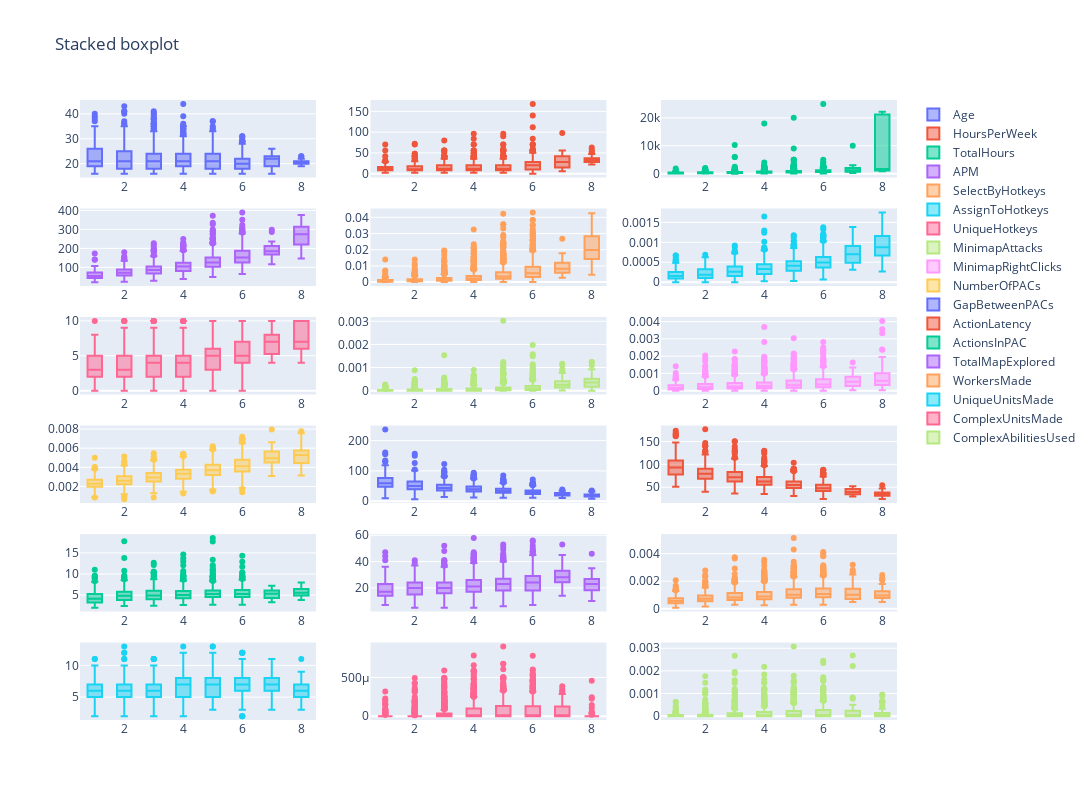

Source (notebook cell):
### Code cell
fig = make_subplots(rows = 6, cols = 3)
for idx, feature in enumerate(visualize_features):
    row = idx // 3 + 1
    col = idx % 3 + 1
    fig.append_trace(go.Box(x=processed_df[target_var], y=processed_df[feature], name=feature), row=row, col=col)

fig.update_layout({'height': 800, 'width': 1200, 'title': 'Stacked boxplot'})
fig.show()

### Figure 1 — Plotly figure (JSON) as saved in the notebook; plotly's stock layout.template omitted (floating-point values rounded to 4 significant figures; data arrays with more than 128 entries replaced by an {"elided": "..."} marker saying what was removed)
{"data": [{"name": "Age", "type": "box", "x": {"elided": "3394 int values"}, "xaxis": "x", "y": {"elided": "3394 int values"}, "yaxis": "y"}, {"name": "HoursPerWeek", "type": "box", "x": {"elided": "3394 int values"}, "xaxis": "x2", "y": {"elided": "3394 int values"}, "yaxis": "y2"}, {"name": "TotalHours", "type": "box", "x": {"elided": "3394 int values"}, "xaxis": "x3", "y": {"elided": "3394 int values"}, "yaxis": "y3"}, {"name": "APM", "type": "box", "x": {"elided": "3394 int values"}, "xaxis": "x4", "y": {"elided": "3394 float values"}, "yaxis": "y4"}, {"name": "SelectByHotkeys", "type": "box", "x": {"elided": "3394 int values"}, "xaxis": "x5", "y": {"elided": "3394 float values"}, "yaxis": "y5"}, {"name": "AssignToHotkeys", "type": "box", "x": {"elided": "3394 int values"}, "xaxis": "x6", "y": {"elided": "3394 float values"}, "yaxis": "y6"}, {"name": "UniqueHotkeys", "type": "box", "x": {"elided": "3394 int values"}, "xaxis": "x7", "y": {"elided": "3394 int values"}, "yaxis": "y7"}, {"name": "MinimapAttacks", "type": "box", "x": {"elided": "3394 int values"}, "xaxis": "x8", "y": {"elided": "3394 float values"}, "yaxis": "y8"}, {"name": "MinimapRightClicks", "type": "box", "x": {"elided": "3394 int values"}, "xaxis": "x9", "y": {"elided": "3394 float values"}, "yaxis": "y9"}, {"name": "NumberOfPACs", "type": "box", "x": {"elided": "3394 int values"}, "xaxis": "x10", "y": {"elided": "3394 float values"}, "yaxis": "y10"}, {"name": "GapBetweenPACs", "type": "box", "x": {"elided": "3394 int values"}, "xaxis": "x11", "y": {"elided": "3394 float values"}, "yaxis": "y11"}, {"name": "ActionLatency", "type": "box", "x": {"elided": "3394 int values"}, "xaxis": "x12", "y": {"elided": "3394 float values"}, "yaxis": "y12"}, {"name": "ActionsInPAC", "type": "box", "x": {"elided": "3394 int values"}, "xaxis": "x13", "y": {"elided": "3394 float values"}, "yaxis": "y13"}, {"name": "TotalMapExplored", "type": "box", "x": {"elided": "3394 int values"}, "xaxis": "x14", "y": {"elided": "3394 int values"}, "yaxis": "y14"}, {"name": "WorkersMade", "type": "box", "x": {"elided": "3394 int values"}, "xaxis": "x15", "y": {"elided": "3394 float values"}, "yaxis": "y15"}, {"name": "UniqueUnitsMade", "type": "box", "x": {"elided": "3394 int values"}, "xaxis": "x16", "y": {"elided": "3394 int values"}, "yaxis": "y16"}, {"name": "ComplexUnitsMade", "type": "box", "x": {"elided": "3394 int values"}, "xaxis": "x17", "y": {"elided": "3394 float values"}, "yaxis": "y17"}, {"name": "ComplexAbilitiesUsed", "type": "box", "x": {"elided": "3394 int values"}, "xaxis": "x18", "y": {"elided": "3394 float values"}, "yaxis": "y18"}], "layout": {"height": 800, "title": {"text": "Stacked boxplot"}, "width": 1200, "xaxis": {"anchor": "y", "domain": [0, 0.2889]}, "xaxis10": {"anchor": "y10", "domain": [0, 0.2889]}, "xaxis11": {"anchor": "y11", "domain": [0.3556, 0.6444]}, "xaxis12": {"anchor": "y12", "domain": [0.7111, 1]}, "xaxis13": {"anchor": "y13", "domain": [0, 0.2889]}, "xaxis14": {"anchor": "y14", "domain": [0.3556, 0.6444]}, "xaxis15": {"anchor": "y15", "domain": [0.7111, 1]}, "xaxis16": {"anchor": "y16", "domain": [0, 0.2889]}, "xaxis17": {"anchor": "y17", "domain": [0.3556, 0.6444]}, "xaxis18": {"anchor": "y18", "domain": [0.7111, 1]}, "xaxis2": {"anchor": "y2", "domain": [0.3556, 0.6444]}, "xaxis3": {"anchor": "y3", "domain": [0.7111, 1]}, "xaxis4": {"anchor": "y4", "domain": [0, 0.2889]}, "xaxis5": {"anchor": "y5", "domain": [0.3556, 0.6444]}, "xaxis6": {"anchor": "y6", "domain": [0.7111, 1]}, "xaxis7": {"anchor": "y7", "domain": [0, 0.2889]}, "xaxis8": {"anchor": "y8", "domain": [0.3556, 0.6444]}, "xaxis9": {"anchor": "y9", "domain": [0.7111, 1]}, "yaxis": {"anchor": "x", "domain": [0.875, 1]}, "yaxis10": {"anchor": "x10", "domain": [0.35, 0.475]}, "yaxis11": {"anchor": "x11", "domain": [0.35, 0.475]}, "yaxis12": {"anchor": "x12", "domain": [0.35, 0.475]}, "yaxis13": {"anchor": "x13", "domain": [0.175, 0.3]}, "yaxis14": {"anchor": "x14", "domain": [0.175, 0.3]}, "yaxis15": {"anchor": "x15", "domain": [0.175, 0.3]}, "yaxis16": {"anchor": "x16", "domain": [0, 0.125]}, "yaxis17": {"anchor": "x17", "domain": [0, 0.125]}, "yaxis18": {"anchor": "x18", "domain": [0, 0.125]}, "yaxis2": {"anchor": "x2", "domain": [0.875, 1]}, "yaxis3": {"anchor": "x3", "domain": [0.875, 1]}, "yaxis4": {"anchor": "x4", "domain": [0.7, 0.825]}, "yaxis5": {"anchor": "x5", "domain": [0.7, 0.825]}, "yaxis6": {"anchor": "x6", "domain": [0.7, 0.825]}, "yaxis7": {"anchor": "x7", "domain": [0.525, 0.65]}, "yaxis8": {"anchor": "x8", "domain": [0.525, 0.65]}, "yaxis9": {"anchor": "x9", "domain": [0.525, 0.65]}}}
